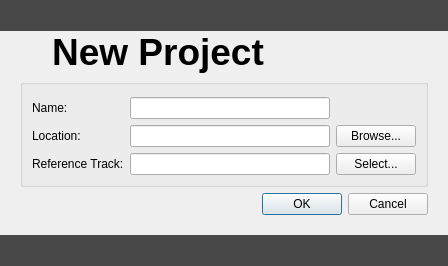
<?xml version="1.0" encoding="UTF-8"?>
<ui version="4.0">
 <class>new_project_page</class>
 <widget class="QFrame" name="new_project_page">
  <property name="geometry">
   <rect>
    <x>0</x>
    <y>0</y>
    <width>430</width>
    <height>266</height>
   </rect>
  </property>
  <property name="styleSheet">
   <string notr="true">#new_project_page {
    background-color: #484848
}
</string>
  </property>
  <layout class="QGridLayout" name="gridLayout_2">
   <property name="leftMargin">
    <number>0</number>
   </property>
   <property name="topMargin">
    <number>0</number>
   </property>
   <property name="rightMargin">
    <number>0</number>
   </property>
   <property name="bottomMargin">
    <number>0</number>
   </property>
   <item row="0" column="0">
    <widget class="QWidget" name="_new_project_dialog" native="true">
     <property name="autoFillBackground">
      <bool>true</bool>
     </property>
     <layout class="QVBoxLayout" name="verticalLayout_6">
      <property name="sizeConstraint">
       <enum>QLayout::SetFixedSize</enum>
      </property>
      <property name="leftMargin">
       <number>20</number>
      </property>
      <property name="topMargin">
       <number>0</number>
      </property>
      <property name="rightMargin">
       <number>20</number>
      </property>
      <property name="bottomMargin">
       <number>20</number>
      </property>
      <item>
       <layout class="QHBoxLayout" name="_title_container">
        <property name="spacing">
         <number>25</number>
        </property>
        <item>
         <widget class="QLabel" name="_logo">
          <property name="sizePolicy">
           <sizepolicy hsizetype="Minimum" vsizetype="Preferred">
            <horstretch>0</horstretch>
            <verstretch>0</verstretch>
           </sizepolicy>
          </property>
          <property name="text">
           <string/>
          </property>
          <property name="pixmap">
           <pixmap resource="../resources.qrc">:/images/logo.png</pixmap>
          </property>
         </widget>
        </item>
        <item>
         <widget class="QLabel" name="_title">
          <property name="font">
           <font>
            <pointsize>28</pointsize>
            <weight>75</weight>
            <bold>true</bold>
           </font>
          </property>
          <property name="styleSheet">
           <string notr="true"/>
          </property>
          <property name="text">
           <string>New Project</string>
          </property>
          <property name="alignment">
           <set>Qt::AlignCenter</set>
          </property>
         </widget>
        </item>
        <item>
         <spacer name="horizontalSpacer">
          <property name="orientation">
           <enum>Qt::Horizontal</enum>
          </property>
          <property name="sizeHint" stdset="0">
           <size>
            <width>40</width>
            <height>20</height>
           </size>
          </property>
         </spacer>
        </item>
       </layout>
      </item>
      <item>
       <widget class="QGroupBox" name="_form_box">
        <property name="title">
         <string/>
        </property>
        <layout class="QFormLayout" name="formLayout_2">
         <property name="topMargin">
          <number>12</number>
         </property>
         <item row="0" column="0">
          <widget class="QLabel" name="_name_label">
           <property name="text">
            <string>Name:</string>
           </property>
           <property name="buddy">
            <cstring>_name</cstring>
           </property>
          </widget>
         </item>
         <item row="0" column="1">
          <widget class="QWidget" name="_name_container" native="true">
           <layout class="QHBoxLayout" name="horizontalLayout_2">
            <property name="leftMargin">
             <number>0</number>
            </property>
            <property name="topMargin">
             <number>0</number>
            </property>
            <property name="rightMargin">
             <number>0</number>
            </property>
            <property name="bottomMargin">
             <number>0</number>
            </property>
            <item>
             <widget class="QLineEdit" name="_name">
              <property name="minimumSize">
               <size>
                <width>200</width>
                <height>0</height>
               </size>
              </property>
             </widget>
            </item>
            <item>
             <widget class="QPushButton" name="_to_have_the_same_height_as_the_other_form_rows">
              <property name="enabled">
               <bool>false</bool>
              </property>
              <property name="text">
               <string> </string>
              </property>
              <property name="flat">
               <bool>true</bool>
              </property>
             </widget>
            </item>
           </layout>
          </widget>
         </item>
         <item row="1" column="0">
          <widget class="QLabel" name="_location_label">
           <property name="text">
            <string>Location:</string>
           </property>
           <property name="buddy">
            <cstring>_location</cstring>
           </property>
          </widget>
         </item>
         <item row="1" column="1">
          <widget class="QWidget" name="_location_container" native="true">
           <layout class="QHBoxLayout" name="horizontalLayout_3">
            <property name="leftMargin">
             <number>0</number>
            </property>
            <property name="topMargin">
             <number>0</number>
            </property>
            <property name="rightMargin">
             <number>0</number>
            </property>
            <property name="bottomMargin">
             <number>0</number>
            </property>
            <item>
             <widget class="QLineEdit" name="_location">
              <property name="minimumSize">
               <size>
                <width>200</width>
                <height>0</height>
               </size>
              </property>
             </widget>
            </item>
            <item>
             <widget class="QPushButton" name="_browse_location_button">
              <property name="text">
               <string>Browse...</string>
              </property>
             </widget>
            </item>
           </layout>
          </widget>
         </item>
         <item row="2" column="0">
          <widget class="QLabel" name="_track_location_label">
           <property name="text">
            <string>Reference Track:</string>
           </property>
           <property name="buddy">
            <cstring>_reference_track</cstring>
           </property>
          </widget>
         </item>
         <item row="2" column="1">
          <widget class="QWidget" name="_reference_track_container" native="true">
           <layout class="QHBoxLayout" name="horizontalLayout_4">
            <property name="leftMargin">
             <number>0</number>
            </property>
            <property name="topMargin">
             <number>0</number>
            </property>
            <property name="rightMargin">
             <number>0</number>
            </property>
            <property name="bottomMargin">
             <number>0</number>
            </property>
            <item>
             <widget class="QLineEdit" name="_reference_track">
              <property name="minimumSize">
               <size>
                <width>200</width>
                <height>0</height>
               </size>
              </property>
             </widget>
            </item>
            <item>
             <widget class="QPushButton" name="_select_reference_track_button">
              <property name="text">
               <string>Select...</string>
              </property>
             </widget>
            </item>
           </layout>
          </widget>
         </item>
        </layout>
       </widget>
      </item>
      <item>
       <widget class="QDialogButtonBox" name="_action_buttons">
        <property name="standardButtons">
         <set>QDialogButtonBox::Cancel|QDialogButtonBox::Ok</set>
        </property>
       </widget>
      </item>
     </layout>
    </widget>
   </item>
  </layout>
 </widget>
 <resources>
  <include location="../resources.qrc"/>
 </resources>
 <connections/>
</ui>
